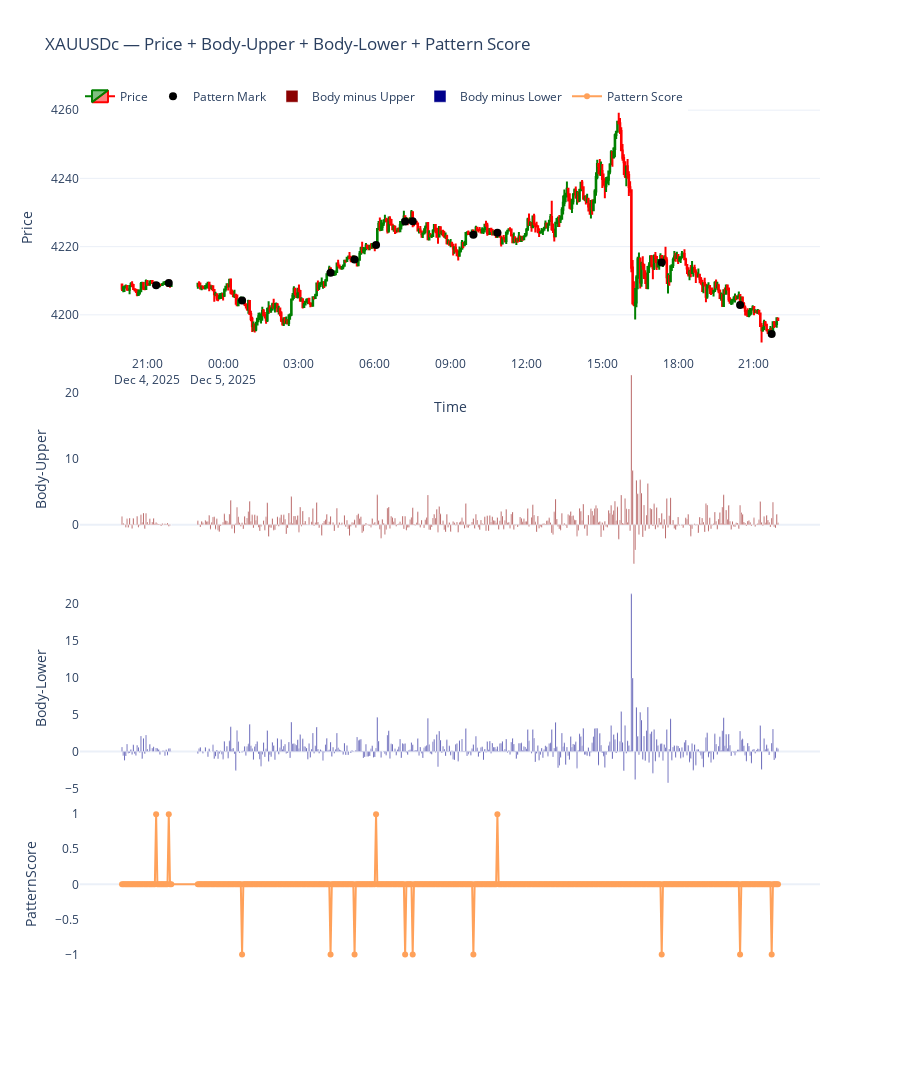

Notebook code cell kept with this figure:
### Markdown cell above
The '(Position 0, -1, and -2) candlesticks must have a corresponding at least body-upper or body-lower positive value, otherwise of body-upper or body-lower value is negative then don't mark the signal,

### Code cell
import MetaTrader5 as mt5 
import pandas as pd
import numpy as np
import plotly.graph_objects as go
from datetime import datetime, timedelta

if not mt5.initialize():
    print("MT5 initialization failed")
    mt5.shutdown()

symbol = "XAUUSDc"
timeframe = mt5.TIMEFRAME_M3
n_bars = 500
utc_from = datetime.now() - timedelta(days=5)

rates = mt5.copy_rates_from(symbol, timeframe, utc_from, n_bars)
mt5.shutdown()

df = pd.DataFrame(rates)
df['time'] = pd.to_datetime(df['time'], unit='s')
df.set_index('time', inplace=True)
df = df[df.index.dayofweek < 5]

df['body'] = abs(df['close'] - df['open'])
df['upper_wick'] = df['high'] - df[['open','close']].max(axis=1)
df['lower_wick'] = df[['open','close']].min(axis=1) - df['low']

df['body_minus_upper'] = df['body'] - df['upper_wick']
df['body_minus_lower'] = df['body'] - df['lower_wick']

pattern_score = []
pattern_mark = []

for i in range(len(df)):
    if i < 2:
        pattern_score.append(0)
        pattern_mark.append(np.nan)
        continue

    idx = [i, i-1, i-2]
    body_filter_pass = True
    for j in idx:
        cond_upper = df['body_minus_upper'].iloc[j] > 0
        cond_lower = df['body_minus_lower'].iloc[j] > 0
        if not (cond_upper or cond_lower):
            body_filter_pass = False
            break

    if not body_filter_pass:
        pattern_score.append(0)
        pattern_mark.append(np.nan)
        continue

    o0, h0, l0, c0 = df['open'].iloc[i], df['high'].iloc[i], df['low'].iloc[i], df['close'].iloc[i]
    o1, h1, l1, c1 = df['open'].iloc[i-1], df['high'].iloc[i-1], df['low'].iloc[i-1], df['close'].iloc[i-1]
    o2, h2, l2, c2 = df['open'].iloc[i-2], df['high'].iloc[i-2], df['low'].iloc[i-2], df['close'].iloc[i-2]

    curr_bearish = c0 < o0
    curr_bullish = c0 > o0

    prev_bullish = c1 > o1
    prev_bearish = c1 < o1

    prev2_bullish = c2 > o2
    prev2_bearish = c2 < o2

    score = 0
    mark = np.nan

    if curr_bearish and prev_bullish and prev2_bullish:
        if (c0 < o1) and (h1 > h2) and (h1 > h0):
            score = -1
            mark = c0

    if curr_bullish and prev_bearish and prev2_bearish:
        if (c0 > o1) and (l1 < l2) and (l1 < l0):
            score = 1
            mark = c0

    pattern_score.append(score)
    pattern_mark.append(mark)

df['pattern_score'] = pattern_score
df['pattern_mark'] = pattern_mark

fig = go.Figure()

fig.add_trace(go.Candlestick(
    x=df.index,
    open=df['open'],
    high=df['high'],
    low=df['low'],
    close=df['close'],
    name='Price',
    increasing_line_color='green',
    decreasing_line_color='red'
))

fig.add_trace(go.Scatter(
    x=df.index,
    y=df['pattern_mark'],
    mode='markers',
    marker=dict(size=8, color='black'),
    name='Pattern Mark'
))

fig.add_trace(go.Bar(
    x=df.index,
    y=df['body_minus_upper'],
    name='Body minus Upper',
    marker_color='darkred',
    yaxis='y2'
))

fig.add_trace(go.Bar(
    x=df.index,
    y=df['body_minus_lower'],
    name='Body minus Lower',
    marker_color='darkblue',
    yaxis='y3'
))

fig.add_trace(go.Scatter(
    x=df.index,
    y=df['pattern_score'],
    mode='lines+markers',
    name='Pattern Score',
    marker=dict(size=6),
    yaxis='y4'
))

fig.update_layout(
    template='plotly_white',
    title='XAUUSDc — Price + Body-Upper + Body-Lower + Pattern Score',
    xaxis=dict(title='Time', rangeslider=dict(visible=False)),

    yaxis=dict(title='Price',         domain=[0.72, 1]),
    yaxis2=dict(title='Body-Upper',   domain=[0.48, 0.71], showgrid=False),
    yaxis3=dict(title='Body-Lower',   domain=[0.24, 0.47], showgrid=False),
    yaxis4=dict(title='PatternScore', domain=[0.05, 0.23], showgrid=False),

    legend=dict(orientation='h', y=1.02, x=0),
    height=1350
)

fig.show()

### Figure 1 — Plotly figure (JSON) as saved in the notebook; plotly's stock layout.template omitted (floating-point values rounded to 4 significant figures; data arrays with more than 128 entries replaced by an {"elided": "..."} marker saying what was removed)
{"data": [{"close": {"elided": "500 float values"}, "decreasing": {"line": {"color": "red"}}, "high": {"elided": "500 float values"}, "increasing": {"line": {"color": "green"}}, "low": {"elided": "500 float values"}, "name": "Price", "open": {"elided": "500 float values"}, "type": "candlestick", "x": {"elided": "500 str values"}}, {"marker": {"color": "black", "size": 8}, "mode": "markers", "name": "Pattern Mark", "type": "scatter", "x": {"elided": "500 str values"}, "y": {"elided": "500 float values"}}, {"marker": {"color": "darkred"}, "name": "Body minus Upper", "type": "bar", "x": {"elided": "500 str values"}, "y": {"elided": "500 float values"}, "yaxis": "y2"}, {"marker": {"color": "darkblue"}, "name": "Body minus Lower", "type": "bar", "x": {"elided": "500 str values"}, "y": {"elided": "500 float values"}, "yaxis": "y3"}, {"marker": {"size": 6}, "mode": "lines+markers", "name": "Pattern Score", "type": "scatter", "x": {"elided": "500 str values"}, "y": {"elided": "500 int values"}, "yaxis": "y4"}], "layout": {"height": 1350, "legend": {"orientation": "h", "x": 0, "y": 1.02}, "title": {"text": "XAUUSDc — Price + Body-Upper + Body-Lower + Pattern Score"}, "xaxis": {"rangeslider": {"visible": false}, "title": {"text": "Time"}}, "yaxis": {"domain": [0.72, 1], "title": {"text": "Price"}}, "yaxis2": {"domain": [0.48, 0.71], "showgrid": false, "title": {"text": "Body-Upper"}}, "yaxis3": {"domain": [0.24, 0.47], "showgrid": false, "title": {"text": "Body-Lower"}}, "yaxis4": {"domain": [0.05, 0.23], "showgrid": false, "title": {"text": "PatternScore"}}}}
